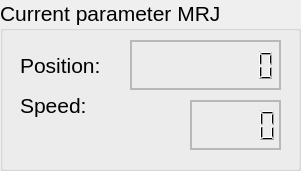
   <widget class="QGroupBox" name="groupBox">
    <property name="geometry">
     <rect>
      <x>700</x>
      <y>20</y>
      <width>301</width>
      <height>171</height>
     </rect>
    </property>
    <property name="font">
     <font>
      <family>Arial</family>
      <pointsize>16</pointsize>
     </font>
    </property>
    <property name="inputMethodHints">
     <set>Qt::ImhNone</set>
    </property>
    <property name="title">
     <string>Current parameter MRJ</string>
    </property>
    <widget class="QLCDNumber" name="lcdPosition">
     <property name="enabled">
      <bool>true</bool>
     </property>
     <property name="geometry">
      <rect>
       <x>130</x>
       <y>40</y>
       <width>151</width>
       <height>50</height>
      </rect>
     </property>
     <property name="font">
      <font>
       <family>Arial</family>
       <pointsize>16</pointsize>
      </font>
     </property>
     <property name="mouseTracking">
      <bool>false</bool>
     </property>
     <property name="contextMenuPolicy">
      <enum>Qt::DefaultContextMenu</enum>
     </property>
     <property name="inputMethodHints">
      <set>Qt::ImhNone</set>
     </property>
     <property name="lineWidth">
      <number>0</number>
     </property>
     <property name="midLineWidth">
      <number>2</number>
     </property>
     <property name="smallDecimalPoint">
      <bool>false</bool>
     </property>
     <property name="digitCount">
      <number>9</number>
     </property>
     <property name="segmentStyle">
      <enum>QLCDNumber::Filled</enum>
     </property>
     <property name="value" stdset="0">
      <double>0.000000000000000</double>
     </property>
     <property name="intValue" stdset="0">
      <number>0</number>
     </property>
    </widget>
    <widget class="QLabel" name="label">
     <property name="geometry">
      <rect>
       <x>20</x>
       <y>40</y>
       <width>91</width>
       <height>50</height>
      </rect>
     </property>
     <property name="font">
      <font>
       <family>Arial</family>
       <pointsize>16</pointsize>
      </font>
     </property>
     <property name="text">
      <string>Position: </string>
     </property>
    </widget>
    <widget class="QLabel" name="label_2">
     <property name="geometry">
      <rect>
       <x>20</x>
       <y>80</y>
       <width>91</width>
       <height>50</height>
      </rect>
     </property>
     <property name="font">
      <font>
       <family>Arial</family>
       <pointsize>16</pointsize>
      </font>
     </property>
     <property name="text">
      <string>Speed: </string>
     </property>
    </widget>
    <widget class="QLCDNumber" name="lcdSpeed">
     <property name="enabled">
      <bool>true</bool>
     </property>
     <property name="geometry">
      <rect>
       <x>190</x>
       <y>100</y>
       <width>91</width>
       <height>50</height>
      </rect>
     </property>
     <property name="mouseTracking">
      <bool>false</bool>
     </property>
     <property name="contextMenuPolicy">
      <enum>Qt::DefaultContextMenu</enum>
     </property>
     <property name="inputMethodHints">
      <set>Qt::ImhNone</set>
     </property>
     <property name="lineWidth">
      <number>0</number>
     </property>
     <property name="midLineWidth">
      <number>2</number>
     </property>
     <property name="smallDecimalPoint">
      <bool>false</bool>
     </property>
     <property name="digitCount">
      <number>5</number>
     </property>
     <property name="segmentStyle">
      <enum>QLCDNumber::Filled</enum>
     </property>
     <property name="value" stdset="0">
      <double>0.000000000000000</double>
     </property>
     <property name="intValue" stdset="0">
      <number>0</number>
     </property>
    </widget>
   </widget>
